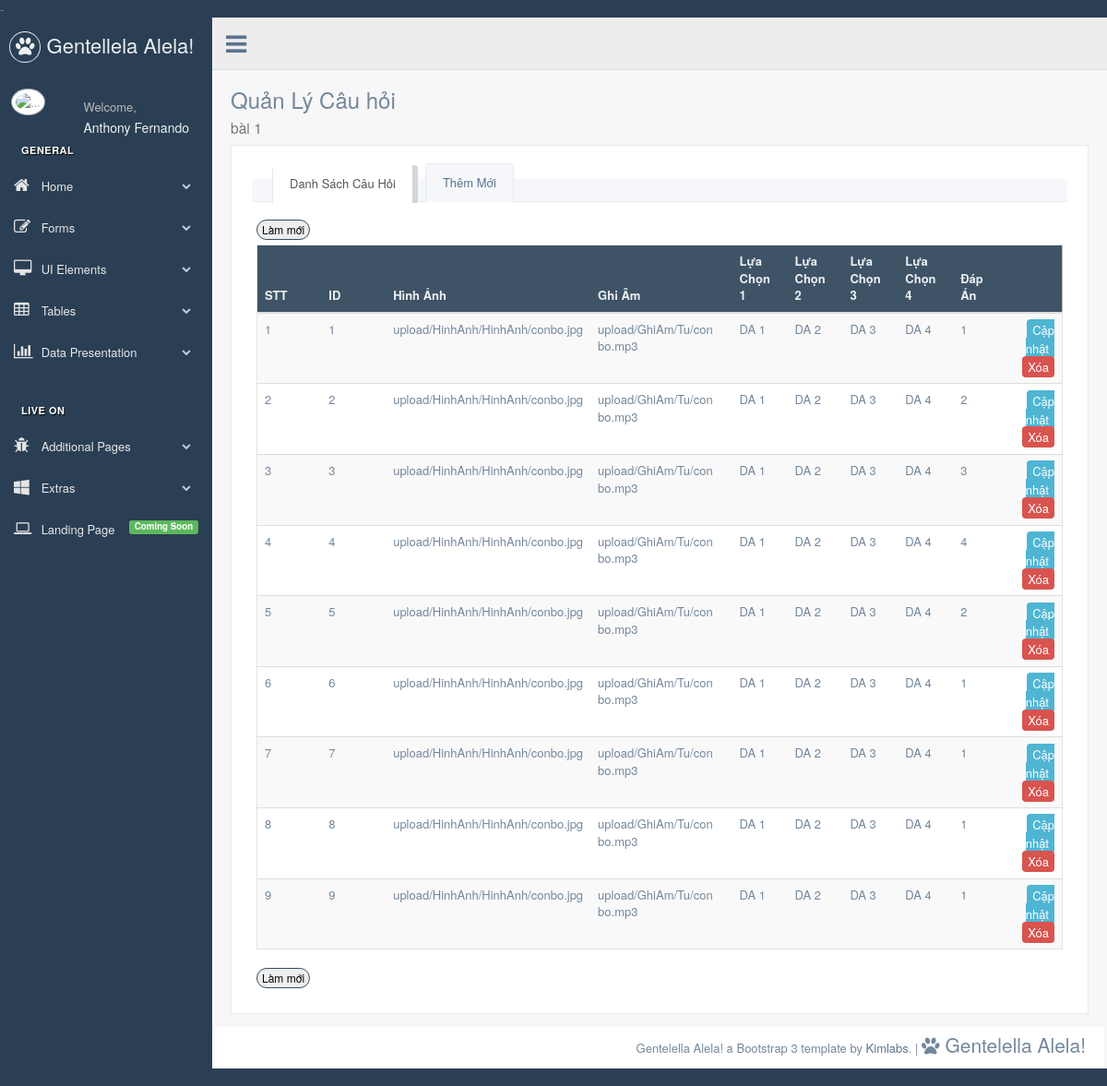
The page /Source-code/admin/quanly_cauhoi.php?id=1&td=bài 1 on the database its author committed.
### tables this page shows
CREATE TABLE IF NOT EXISTS `cauhoi` (
  `ch_ID` int(11) NOT NULL AUTO_INCREMENT,
  `ch_BaiTap` int(11) NOT NULL,
  `ch_DuongDanHinhAnh` varchar(200) NOT NULL,
  `ch_DuongDanGhiAm` varchar(200) NOT NULL,
  `ch_LuaChon1` varchar(150) NOT NULL,
  `ch_LuaChon2` varchar(150) NOT NULL,
  `ch_LuaChon3` varchar(150) NOT NULL,
  `ch_LuaChon4` varchar(150) NOT NULL,
  `ch_DapAn` int(11) NOT NULL,
  PRIMARY KEY (`ch_ID`),
  KEY `fk_cauhoi_baitap_idx` (`ch_BaiTap`)
);

### Source-code/dataconfig/dataprovider.php (called while the page is built, shortened)
<?php
class DataProvider
{
  public static function GetRows($sql)
  {
	$connection = mysqli_connect(HOSTNAME,USERNAME,PASSWORD,DATABASE) or
      	die ("couldn't connect to localhost");
    mysqli_query($connection,"set names 'utf8'");
    $result = mysqli_query($connection,$sql);
	$i = 0;
	while ($row = mysqli_fetch_array($result))
	{
		$returnresult[$i++] = $row;
	}
    return $returnresult;
	}
}
?>

### Source-code/admin/include/inc-quanly-cauhoi.php (the view, shortened to what this page needs)
               <div class="row">
                   <div class="col-md-12 col-sm-12 col-xs-12">
                       <div class="x_panel">
<div class="x_content">
                   <div class="" role="tabpanel" data-example-id="togglable-tabs">
		<ul id="myTab1" class="nav nav-tabs bar_tabs" role="tablist">
			<li role="presentation" class="active"><a href="#tab_content1" id="home-tabb" role="tab" data-toggle="tab" aria-controls="home" aria-expanded="true">Danh Sách Câu Hỏi</a>
                           </li>
                           <li role="presentation" class=""><a href="#tab_content2" role="tab" id="profile-tabb" data-toggle="tab" aria-controls="profile" aria-expanded="false">Thêm Mới</a>
			</li>
		</ul>
		<div id="myTabContent1" class="tab-content">
			<div role="tabpanel" class="tab-pane fade active in" id="tab_content1" aria-labelledby="home-tab">
				<div class="x_content">
					<button onclick="refresher()" class="btn btn-round btnx-green btn-xs">Làm mới</button>
					<table id="example" class="table table-striped responsive-utilities jambo_table">
						<thead>
							<tr class="headings">
								<th style="width: 8%;">STT </th>
								<th style="width: 8%;">ID </th>
								<th>Hình Ảnh </th>
								<th>Ghi Âm </th>
								<th>Lựa Chọn 1</th>
								<th>Lựa Chọn 2</th>
								<th>Lựa Chọn 3</th>
								<th>Lựa Chọn 4</th>
								<th>Đáp Án </th>
								<th></th>
							</tr>
						</thead>
						<tbody>
						<?php
						if(isset($_GET['id']))
						{
							$bt_id = $_GET['id'];
							$i = 0;
							$sql = "SELECT ch_ID, ch_DuongDanHinhAnh,
								ch_DuongDanGhiAm, ch_LuaChon1, ch_LuaChon2, ch_LuaChon3,
								ch_LuaChon4, ch_DapAn
								FROM cauhoi
								WHERE ch_BaiTap = $bt_id";
							$result = DataProvider::GetRows($sql);
							if($result != null)
							{
								foreach ($result as $value)
								{
									$i++;
							?>
							<tr class="<?php echo $i % 2 ==0 ? 'even pointer' : 'odd pointer'; ?>">
								<td class=" "><?php echo $i; ?></td>
								<td class=" "><?php echo $value['ch_ID']; ?></td>
								<td class=" "><?php echo $value['ch_DuongDanHinhAnh']; ?></td>
								<td class=" "><?php echo $value['ch_DuongDanGhiAm']; ?></td>
								<td class=" "><?php echo $value['ch_LuaChon1']; ?></td>
								<td class=" "><?php echo $value['ch_LuaChon2']; ?></td>
								<td class=" "><?php echo $value['ch_LuaChon3']; ?></td>
								<td class=" "><?php echo $value['ch_LuaChon4']; ?></td>
								<td class=" "><?php echo $value['ch_DapAn']; ?></td>
								<td align="right">
									<a  href="#tab_content3" role="tab"
										id="profile-tabb2"
										data-toggle="tab" aria-controls="profile" aria-expanded="false"
										onclick="edit(
											'<?php echo $value['ch_ID'];?>',
											'<?php echo $_GET['td'];?>',
											'<?php echo $value['ch_DuongDanHinhAnh'];?>',
											'<?php echo $value['ch_DuongDanGhiAm'];?>',
											'<?php echo $value['ch_LuaChon1'];?>',
											'<?php echo $value['ch_LuaChon2'];?>',
											'<?php echo $value['ch_LuaChon3'];?>',
											'<?php echo $value['ch_LuaChon4'];?>',
											'<?php echo $value['ch_DapAn'];?>'
										)" class=" btnx btnx-tear">
										Cập nhật
									</a>
									<a  href="process/xuly_cauhoi_get?mode=3&id=<?php echo $value['ch_ID'];?>&bt=<?php echo $bt_id;?>&td=<?php echo $_GET['td'];?>" class="btnx btnx-red" > Xóa</a>
								</td>
							</tr>
						<?php
								}
							}
						}
						?>
						</tbody>
					</table>
					<button onclick="refresher()" class="btn btn-round btnx-green btn-xs">Làm mới</button>
				</div>
			</div>
		</div>
	</div>
</div>
                       </div>
                   </div>
                   <br />
                   <br />
                   <br />
               </div>

### Source-code/admin/css/MyCustom.css (style rules this page uses)
.btnx { padding: 2px 6px; margin-bottom: 0; text-align: center; vertical-align: middle; cursor: pointer; border-radius: 4px; }
.btnx-red { border-color: #d9534f; background: #d9534f; color: #FFFFFF; }
.btnx-tear { border-color: #4FB5D3; background-color: #4FB5D3; color: #FFFFFF; }
.btnx-green { border-color: #394D5F; background: #EEE; color: #000; }

### rows shown on the page
cauhoi: ch_ID "1", ch_DuongDanHinhAnh "upload/HinhAnh/HinhAnh/conbo.jpg", ch_DuongDanGhiAm "upload/GhiAm/Tu/con bo.mp3", ch_LuaChon1 "DA 1", ch_LuaChon2 "DA 2", ch_LuaChon3 "DA 3", ch_LuaChon4 "DA 4", ch_DapAn "1"
cauhoi: ch_ID "2", ch_DuongDanHinhAnh "upload/HinhAnh/HinhAnh/conbo.jpg", ch_DuongDanGhiAm "upload/GhiAm/Tu/con bo.mp3", ch_LuaChon1 "DA 1", ch_LuaChon2 "DA 2", ch_LuaChon3 "DA 3", ch_LuaChon4 "DA 4", ch_DapAn "2"
cauhoi: ch_ID "3", ch_DuongDanHinhAnh "upload/HinhAnh/HinhAnh/conbo.jpg", ch_DuongDanGhiAm "upload/GhiAm/Tu/con bo.mp3", ch_LuaChon1 "DA 1", ch_LuaChon2 "DA 2", ch_LuaChon3 "DA 3", ch_LuaChon4 "DA 4", ch_DapAn "3"
cauhoi: ch_ID "4", ch_DuongDanHinhAnh "upload/HinhAnh/HinhAnh/conbo.jpg", ch_DuongDanGhiAm "upload/GhiAm/Tu/con bo.mp3", ch_LuaChon1 "DA 1", ch_LuaChon2 "DA 2", ch_LuaChon3 "DA 3", ch_LuaChon4 "DA 4", ch_DapAn "4"
cauhoi: ch_ID "5", ch_DuongDanHinhAnh "upload/HinhAnh/HinhAnh/conbo.jpg", ch_DuongDanGhiAm "upload/GhiAm/Tu/con bo.mp3", ch_LuaChon1 "DA 1", ch_LuaChon2 "DA 2", ch_LuaChon3 "DA 3", ch_LuaChon4 "DA 4", ch_DapAn "2"
cauhoi: ch_ID "6", ch_DuongDanHinhAnh "upload/HinhAnh/HinhAnh/conbo.jpg", ch_DuongDanGhiAm "upload/GhiAm/Tu/con bo.mp3", ch_LuaChon1 "DA 1", ch_LuaChon2 "DA 2", ch_LuaChon3 "DA 3", ch_LuaChon4 "DA 4", ch_DapAn "1"
cauhoi: ch_ID "7", ch_DuongDanHinhAnh "upload/HinhAnh/HinhAnh/conbo.jpg", ch_DuongDanGhiAm "upload/GhiAm/Tu/con bo.mp3", ch_LuaChon1 "DA 1", ch_LuaChon2 "DA 2", ch_LuaChon3 "DA 3", ch_LuaChon4 "DA 4", ch_DapAn "1"
cauhoi: ch_ID "8", ch_DuongDanHinhAnh "upload/HinhAnh/HinhAnh/conbo.jpg", ch_DuongDanGhiAm "upload/GhiAm/Tu/con bo.mp3", ch_LuaChon1 "DA 1", ch_LuaChon2 "DA 2", ch_LuaChon3 "DA 3", ch_LuaChon4 "DA 4", ch_DapAn "1"
cauhoi: ch_ID "9", ch_DuongDanHinhAnh "upload/HinhAnh/HinhAnh/conbo.jpg", ch_DuongDanGhiAm "upload/GhiAm/Tu/con bo.mp3", ch_LuaChon1 "DA 1", ch_LuaChon2 "DA 2", ch_LuaChon3 "DA 3", ch_LuaChon4 "DA 4", ch_DapAn "1"

### other values the page prints
$_GET['td'] "bài 1"
